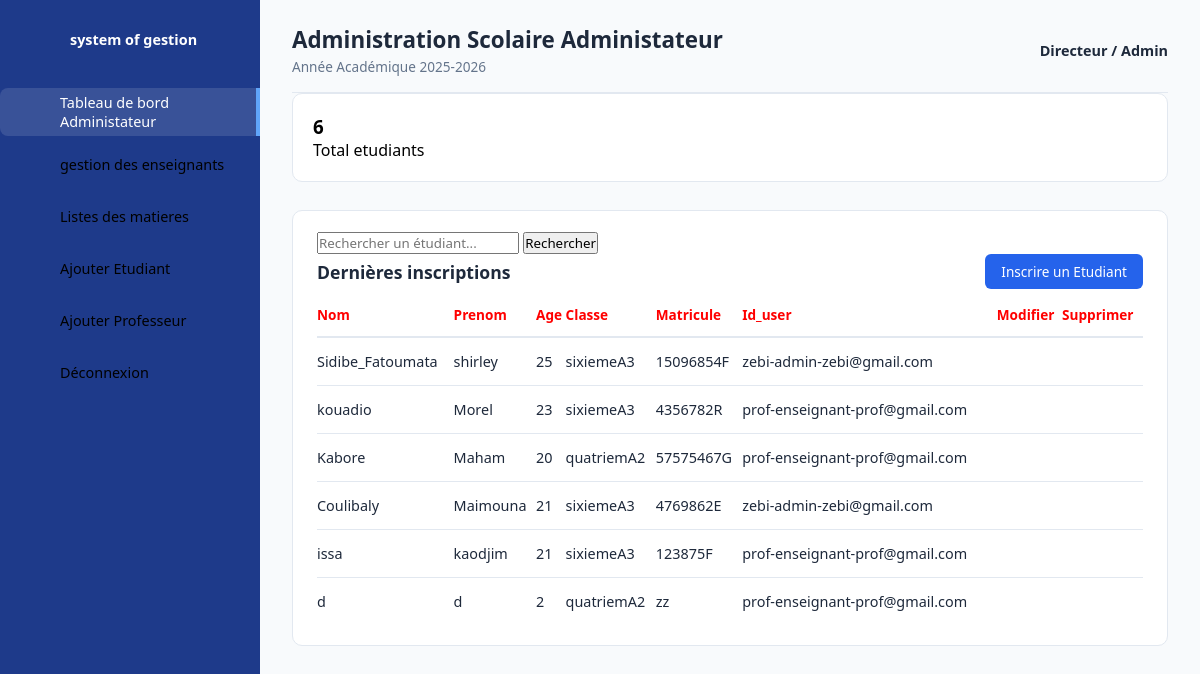
/dashboardadmin/, run on an earlier commit of the app's database.
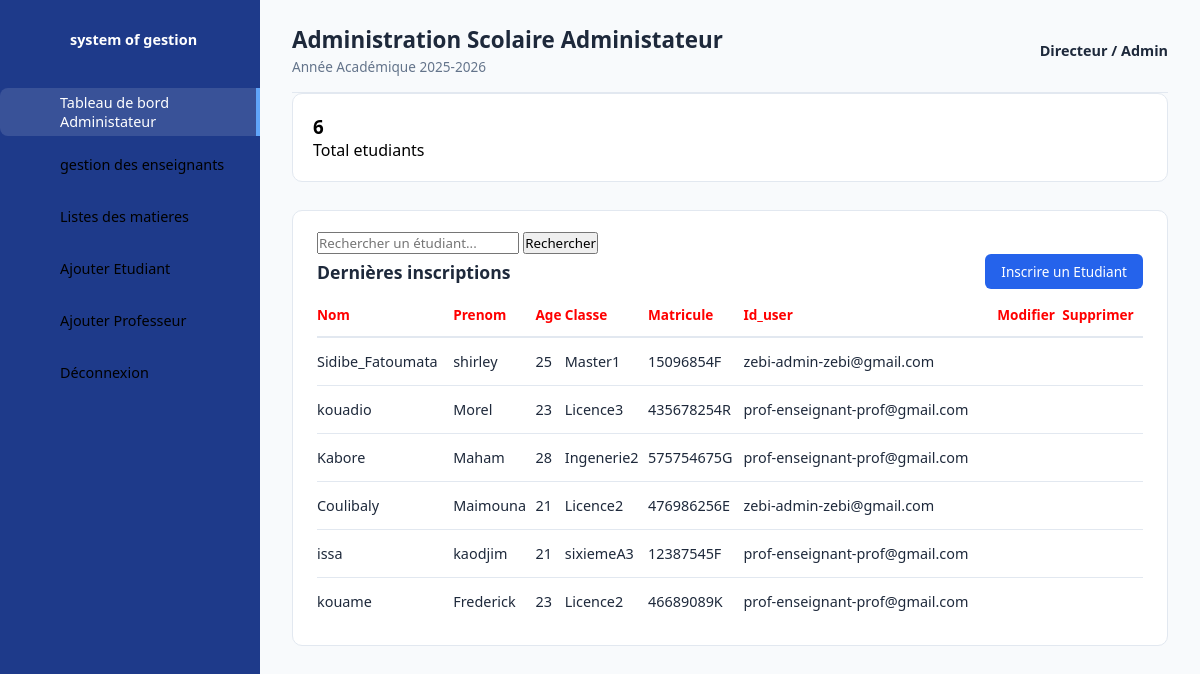
And on a later commit of the database.
### new_project/models.py (models this page shows, shortened)
class Etudiant (models.Model):
    nom=models.CharField(max_length=100)
    prenom =models.CharField(max_length=100)
    age=models.IntegerField(default=0)
    classe = models.ForeignKey(Classes, on_delete=models.SET_NULL,null=True)
    matricule =models.CharField(max_length=50, unique=True)
    id_user = models.ForeignKey(Utilisateur,on_delete=models.CASCADE,related_name="etudiants",null=True,blank=True)
    class Meta:
        verbose_name = "Etudiant"
        verbose_name_plural = "Etudiants"

class Classes (models.Model):
    nom=models.CharField(max_length=50)
    class Meta:
        verbose_name = "Classe"
        verbose_name_plural = "Classes"
    def __str__(self):
        return self.nom

### pages/models.py (models this page shows)
class Utilisateur(AbstractUser):
    ChoiceRole = (
        ('admin','administrateur'),
        ('enseignant','enseignant' ),
        ('etudiant','etudiant')
    )
    role = models.CharField(
        max_length= 25,
        choices=ChoiceRole,
        default='etudiant'
    )
    email = models.EmailField(unique=True)
    REQUIRED_FIELDS = ['email', 'first_name', 'last_name', 'role']
    def __str__(self):
        return f"{self.username}-{self.role}-{self.email} "

### pages/views.py (the view)
# urls.py: path("dashboardadmin/", dashboardadmin,name="dashboardadmin"),
def dashboardadmin(request):
    etudiants = Etudiant.objects.all()
    nombre_total_admin = Etudiant.objects.count()
    recherche = request.GET.get('recherche')
    if recherche:
        etudiants = etudiants.filter(nom__icontains=recherche)
    context = {
        'etudiants':etudiants,
        'nombre_total_admin':nombre_total_admin
    }
    return render(request,'pages/dashboardadmin.html', context)

### templates/pages/dashboardadmin.html (shortened to what the changed rows need)
{% load static %}
<!DOCTYPE html>
<html lang="fr">
<head>
    <link rel="stylesheet" href="{% static 'css/dashboardadmin.css' %}?v=2.0">
</head>
<body>
    <div class="container">
       <main class="main-content">
            <header class="topbar">
                <div>
                    <h2>Administration Scolaire Administateur</h2>
                </div>
            </header>
            <section class="details">
                <div class="recent-orders">
                    <table>
                        <thead>
                            <tr>
                                <td class="lock">Nom</td>
                                <td class="lock">Prenom </td>
                                <td class="lock">Age</td>
                                <td class="lock">Classe</td>
                                <td class="lock">Matricule </td>
                                <td class="lock">Id_user </td>
                                <td class="lock">Modifier </td>
                                <td class="lock">Supprimer </td>
                            </tr>
                        </thead>
                        <tbody>
                          {% for etudiant in etudiants %}
                            <tr>
                            <td>{{ etudiant.nom }}</td>
                            <td>{{ etudiant.prenom }}</td>
                            <td>{{ etudiant.age }}</td>
                            <td>{{ etudiant.classe }}</td>
                            <td>{{ etudiant.matricule }}</td>
                            <td>{{ etudiant.id_user }}</td>
                            <td>
                            </td>
                            <td>
                            </td>
                              {% empty %}
                            </tr>
                            <tr>
                                <td colspan="8">Aucun étudiant trouvé.</td>
                             {% endfor %}
                        </tbody>
                    </table>
                </div>
            </section>
        </main>
    </div>
</body>
</html>

What changed in the data, as far as the page shows it:
removed Etudiant: nom "d", prenom "d", age "2", classe "quatriemA2", matricule "zz", id_user "prof-enseignant-prof@gmail.com"
changed Etudiant "Sidibe_Fatoumata": classe "sixiemeA3" → "Master1"
changed Etudiant "kouadio": classe "sixiemeA3" → "Licence3"; matricule "4356782R" → "435678254R"
changed Etudiant "Kabore": age "20" → "28"; classe "quatriemA2" → "Ingenerie2"; matricule "57575467G" → "575754675G"
changed Etudiant "Coulibaly": classe "sixiemeA3" → "Licence2"; matricule "4769862E" → "476986256E"
changed Etudiant "issa": matricule "123875F" → "12387545F"
added Etudiant: nom "kouame", prenom "Frederick", age "23", classe "Licence2", matricule "46689089K", id_user "prof-enseignant-prof@gmail.com"
